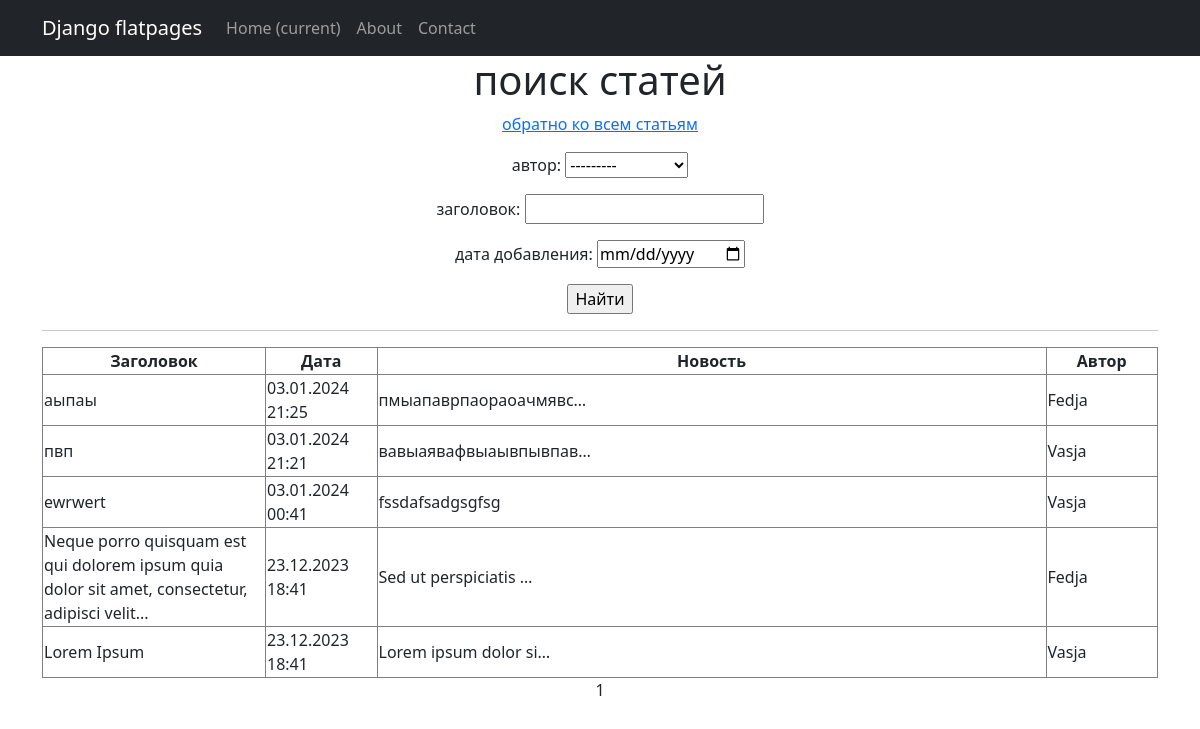
/artikulls/search/, run on the app's committed database.
### sajt/models.py (models this page shows, shortened)
class Post(models.Model):
    artikul = 'AR'
    news = 'NE'
    POSITIONS = [
        (artikul, 'статья'),
        (news, 'новость'),
    ]
    author = models.ForeignKey(Author, on_delete=models.CASCADE)
    type = models.CharField(max_length = 2, choices = POSITIONS, default=news, blank=True)
    datetime_in = models.DateTimeField(auto_now_add = True)
    head = models.CharField(max_length = 255)
    tekst = models.TextField()
    rating = models.IntegerField(default = 0)
    category = models.ManyToManyField(Category, through='PostCategory')

class Author(models.Model):
    rating = models.IntegerField(default = 0)
    user = models.OneToOneField(User, on_delete=models.CASCADE)

### sajt/views.py (the view)
# urls.py: path('artikulls/search/', ArtikullsListSearch.as_view(), name= 'artikulls_search'),
class ArtikullsListSearch(ListView):
    model = Post
    queryset = Post.objects.filter(type__exact='AR').order_by('-datetime_in')
    template_name = 'artikulls_search.html'
    context_object_name = 'artikulls_search'
    paginate_by = 10
    def get_queryset(self):
        queryset = super().get_queryset()
        self.filterset = PostFilter(self.request.GET, queryset)
        return self.filterset.qs
    def get_context_data(self, **kwargs):
        context = super().get_context_data(**kwargs)
        context['filterset'] = self.filterset
        return context

### templates/artikulls_search.html (shortened to what this page needs)
{% extends 'flatpages/default.html' %}
{% load custom_tags %}
{% block content %}
   <h1>поиск статей</h1>
   <p><a href="/artikulls/">обратно ко всем статьям</a></p>
   <form action="" method="get">
       {{ filterset.form.as_p }}
       <input type="submit" value="Найти" />
   </form>
   <hr>
   {% if artikulls_search %}
       <table class="table-bordered" width="100%">
           <tr>
               <th>Заголовок</th>
               <th>Дата</th>
               <th>Новость</th>
               <th>Автор</th>
           </tr>
           {% for artikull in artikulls_search %}
           <tr align="left">
               <td width="20%">{{ artikull.head }}</td>
               <td width="10%">{{ artikull.datetime_in|date:'d.m.Y H:i' }}</td>
               <td width="60%">{{ artikull.tekst|truncatechars:21 }}</td>
               <td width="10%">{{ artikull.author.user.username }}</td>
           </tr>
           {% endfor %}
       </table>
   {% else %}
       <h2>Статьёв нет!</h2>
   {% endif %}
   {{ page_obj.number }}
{% endblock content %}

### data on the page
Post: head "аыпаы", datetime_in "03.01.2024 21:25", tekst "пмыапаврпаораоачмявс…", author.user.username "Fedja"
Post: head "пвп", datetime_in "03.01.2024 21:21", tekst "вавыаявафвыаывпывпав…", author.user.username "Vasja"
Post: head "ewrwert", datetime_in "03.01.2024 00:41", tekst "fssdafsadgsgfsg", author.user.username "Vasja"
Post: head "Neque porro quisquam est qui dolorem ipsum quia dolor sit amet, consectetur, adipisci velit...", datetime_in "23.12.2023 18:41", tekst "Sed ut perspiciatis …", author.user.username "Fedja"
Post: head "Lorem Ipsum", datetime_in "23.12.2023 18:41", tekst "Lorem ipsum dolor si…", author.user.username "Vasja"

### other printed values
{{ page_obj.number }} "1"
